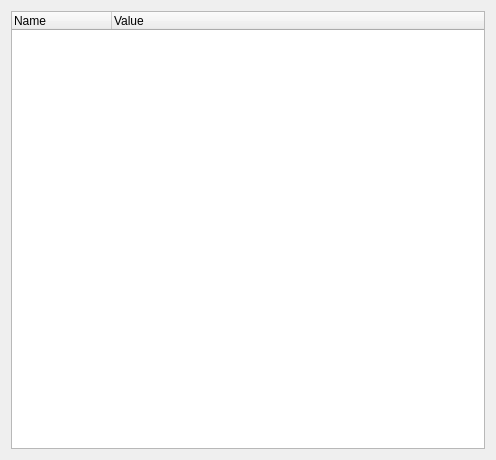
<?xml version="1.0" encoding="UTF-8"?>
<ui version="4.0">
 <class>Results</class>
 <widget class="QWidget" name="Results">
  <property name="geometry">
   <rect>
    <x>0</x>
    <y>0</y>
    <width>496</width>
    <height>460</height>
   </rect>
  </property>
  <property name="windowTitle">
   <string>Form</string>
  </property>
  <layout class="QVBoxLayout" name="verticalLayout">
   <item>
    <widget class="QTreeWidget" name="treeResults">
     <property name="sizeAdjustPolicy">
      <enum>QAbstractScrollArea::AdjustToContentsOnFirstShow</enum>
     </property>
     <attribute name="headerVisible">
      <bool>true</bool>
     </attribute>
     <attribute name="headerCascadingSectionResizes">
      <bool>true</bool>
     </attribute>
     <column>
      <property name="text">
       <string>Name</string>
      </property>
     </column>
     <column>
      <property name="text">
       <string>Value</string>
      </property>
     </column>
    </widget>
   </item>
  </layout>
 </widget>
 <resources/>
 <connections/>
</ui>
